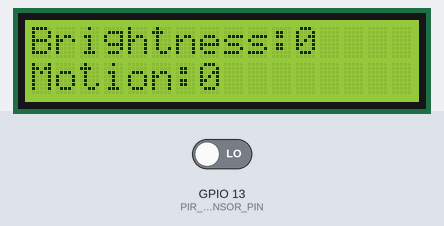
The sketch below on a simulated ESP32. Shown: 16×2 character LCD. Inputs (shaded band) come from the test bench; at power-on: GPIO 13 (PIR_SENSOR_PIN) LOW. Uploads are accepted with an empty reply; what the sketch prints to the serial monitor is not drawn.

Above: at 7.8 s.
7.9 s: GPIO 13 (PIR_SENSOR_PIN) driven HIGH
At 14.3 s:
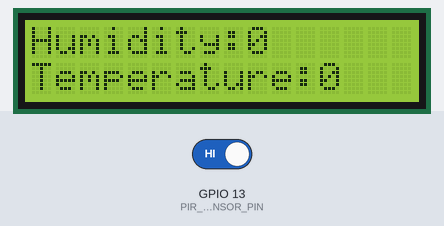
At 20.8 s:
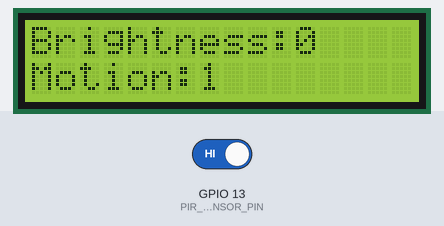
Timing chart, 0 to 22.3 s (numbered marks = the images above; inputs shaded):
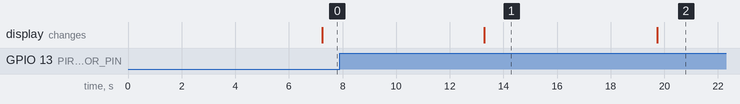

Measured:
- after the input at 7.9 s, the display: first differs from a run without the input after 11.8 s (image 2)
- what the display in image 1 shows lasts 6.4 s, from 13.3 s to 19.7 s

The sketch:

ESP_32_accesspoint_mb.ino
```cpp
#include <WiFi.h>
#include <WebServer.h>
#include <SparkFun_APDS9960.h>
#include <HTTPClient.h>
#include <LiquidCrystal_I2C.h>
#include <ArduinoJson.h>

StaticJsonDocument<1024> jsonDocument;

//Presence detection
int motion;
#define PIR_SENSOR_PIN 13
int httpResponseCode;

//Light
SparkFun_APDS9960 apds = SparkFun_APDS9960();
uint16_t ambient_light = 0;

// set the LCD number of columns and rows
int lcdColumns = 16;
int lcdRows = 2;

// set LCD address, number of columns and rows
// if you don't know your display address, run an I2C scanner sketch
LiquidCrystal_I2C lcd(0x27, lcdColumns, lcdRows);

const char* serverName1 = "http://192.168.4.2:8080/esp32-th";
const char* serverName2 = "http://192.168.4.2:8080/esp32-mb";

unsigned long timerDelay1 = 5000;
unsigned long timerDelay2 = 8000;

unsigned long lastTime1 = 0;
unsigned long lastTime2 = 0;

const char* ssid = "ESP32_Access_Point";
const char* password = "password123";

WebServer server(80);

// Variables to store received data
int receivedTemperature;
int receivedHumidity;
int receivedBrightness;

unsigned long previousMillis = 0; // Stores the last time display was updated
const long interval = 2000;       // Interval of 2 seconds
bool showFirstSet = true;         // Boolean to toggle between display sets

void ensureWiFiConnected() {
  while (WiFi.status() != WL_CONNECTED) {
    Serial.println("Attempting to reconnect to WiFi...");
    WiFi.disconnect();
    WiFi.reconnect();
    delay(1000);  // Wait for a second before retrying
  }
}

void handlePostRequest() {
  if (server.hasArg("plain")) {
    String body = server.arg("plain");
    Serial.println("Received POST data:");
    Serial.println(body);

    // Parse JSON data
    StaticJsonDocument<200> jsonDocument;
    DeserializationError error = deserializeJson(jsonDocument, body);
    if (error) {
      Serial.print("JSON deserialization failed: ");
      Serial.println(error.c_str());
      server.send(400, "application/json", "{\"status\":\"Error\"}");
      return;
    }

    // Extract data
    receivedTemperature = jsonDocument["Temperature"].as<int>();
    receivedHumidity = jsonDocument["Humidity"].as<int>();
    receivedBrightness = jsonDocument["Brightness"].as<int>();


    Serial.print("Temperature: ");
    Serial.println(receivedTemperature);
    Serial.print("Humidity: ");
    Serial.println(receivedHumidity);
    Serial.print("Brightness: ");
    Serial.println(receivedBrightness);

    server.send(200, "application/json", "{\"status\":\"Success\"}");
  } else {
    server.send(400, "application/json", "{\"status\":\"Error\"}");
  }
}


void handleRoot() {
  IPAddress clientIP = server.client().remoteIP();  // Get client IP address
  Serial.print("Connected device IP: ");
  Serial.println(clientIP);
  server.send(200, "text/plain", "Hello from ESP32 Access Point!");  // Simple response
}

void setup() {
  Serial.begin(9600);

  // initialize LCD
  lcd.init();
  // turn on LCD backlight
  lcd.backlight();

  //Presence Detection
  pinMode(PIR_SENSOR_PIN, INPUT);

  //Light
  Serial.println();
  Serial.println(F("--------------------------------"));
  Serial.println(F("SparkFun APDS-9960 - ColorSensor"));
  // Initialize APDS-9960 (configure I2C and initial values)
  if ( apds.init() ) {
    Serial.println(F("APDS-9960 initialization complete"));
  } else {
    Serial.println(F("Something went wrong during APDS-9960 init!"));
  }
  // Start running the APDS-9960 light sensor (no interrupts)
  if ( apds.enableLightSensor(false) ) {
    Serial.println(F("Light sensor is now running"));
  } else {
    Serial.println(F("Something went wrong during light sensor init!"));
  }

  // Set up the ESP32 as an access point
  WiFi.softAP(ssid, password);

  // Display the IP address of the access point
  IPAddress IP = WiFi.softAPIP();
  Serial.print("Access Point IP address: ");
  Serial.println(IP);

  // Start web server and define route
  server.on("/post-data", HTTP_POST, handlePostRequest);
  server.begin();
  Serial.println("Web server started");

  delay(1000);
}

void loop() {
  // Handle client requests
  server.handleClient();

  // Show number of connected clients
  int numStations = WiFi.softAPgetStationNum();
  Serial.print("Number of connected devices: ");
  Serial.println(numStations);

  //Presence Detection
  int sensorValue = digitalRead(PIR_SENSOR_PIN);
  if (sensorValue == HIGH) {
    motion = 1;
  } else {
    motion = 0;
  }

  Serial.println(receivedTemperature);
  Serial.println(receivedHumidity);
  Serial.println(receivedBrightness);
  Serial.println(motion);


  unsigned long currentMillis = millis();
  if (currentMillis - previousMillis >= interval) {
    previousMillis = currentMillis;   // Update the time
    showFirstSet = !showFirstSet;     // Toggle between first and second set

    lcd.clear(); // Clear the display before showing new data

    if (showFirstSet) {
    lcd.setCursor(0, 0); // Set the cursor to the first row, first column
    lcd.print("Humidity: ");  // Print the label
    lcd.setCursor(9, 0); // Set the cursor position to start after "Humidity: "
    lcd.print("        "); // Clear any previous humidity value (6 spaces)
    lcd.setCursor(9, 0); // Set the cursor back to where the value should start
    lcd.print(receivedHumidity);  // Display the humidity value

    lcd.setCursor(0, 1); // Set the cursor to the first row, first column
    lcd.print("Temperature: ");  // Print the label
    lcd.setCursor(12, 1); // Set the cursor position to start after "Humidity: "
    lcd.print("        "); // Clear any previous humidity value (6 spaces)
    lcd.setCursor(12, 1); // Set the cursor back to where the value should start
    lcd.print(receivedTemperature);  // Display the humidity value
    } else {
    lcd.setCursor(0, 0); // Set the cursor to the first row, first column
    lcd.print("Brightness: ");  // Print the label
    lcd.setCursor(11, 0); // Set the cursor position to start after "Humidity: "
    lcd.print("        "); // Clear any previous humidity value (6 spaces)
    lcd.setCursor(11, 0); // Set the cursor back to where the value should start
    lcd.print(receivedBrightness);  // Display the humidity value

    lcd.setCursor(0, 1); // Set the cursor to the first row, first column
    lcd.print("Motion: ");  // Print the label
    lcd.setCursor(7, 1); // Set the cursor position to start after "Humidity: "
    lcd.print("        "); // Clear any previous humidity value (6 spaces)
    lcd.setCursor(7, 1); // Set the cursor back to where the value should start
    lcd.print(motion);  // Display the humidity value
    }
  }


  // Send an HTTP POST request for light and presence to server
  if ((millis() - lastTime2) > timerDelay2) {
      WiFiClient client;
      HTTPClient http;
      // Domain name or IP address with port
      http.begin(client, serverName2);
      http.addHeader("Content-Type", "application/json");
      String jsonPayload = "{\"Motion\": \"" + String(motion) +
                    "\", \"Brightness\": \"" + String(receivedBrightness) + "\"}";

      httpResponseCode = http.POST(jsonPayload);
      Serial.print("HTTP Response code: ");
      Serial.println(httpResponseCode);
      String response = http.getString();
      Serial.println("Response: " + response);
      http.end();
    lastTime2 = millis();
  }

  delay(1000);
  // Sending an HTTP POST request for temperature and humidity on behalf of esp32_TH to server
  if ((millis() - lastTime1) > timerDelay1) {
//    ensureWiFiConnected();
    if (httpResponseCode == 200) {//WiFi.status() == WL_CONNECTED){
      WiFiClient client;
      HTTPClient http;
      // Domain name or IP address with port
      http.begin(client, serverName1);
      http.addHeader("Content-Type", "application/json");
      String jsonPayload = "{\"Temperature\": \"" + String(receivedTemperature) +
                    "\", \"Humidity\": \"" + String(receivedHumidity) + "\"}";
      int httpResponseCode2 = http.POST(jsonPayload);
      Serial.print("HTTP Response code: ");
      Serial.println(httpResponseCode2);
      String response = http.getString();
      Serial.println("Response: " + response);
      http.end();
    }
    else {
      Serial.println("WiFi Disconnected");
    }
    lastTime1 = millis();
  }

  delay(5000);

}
```
